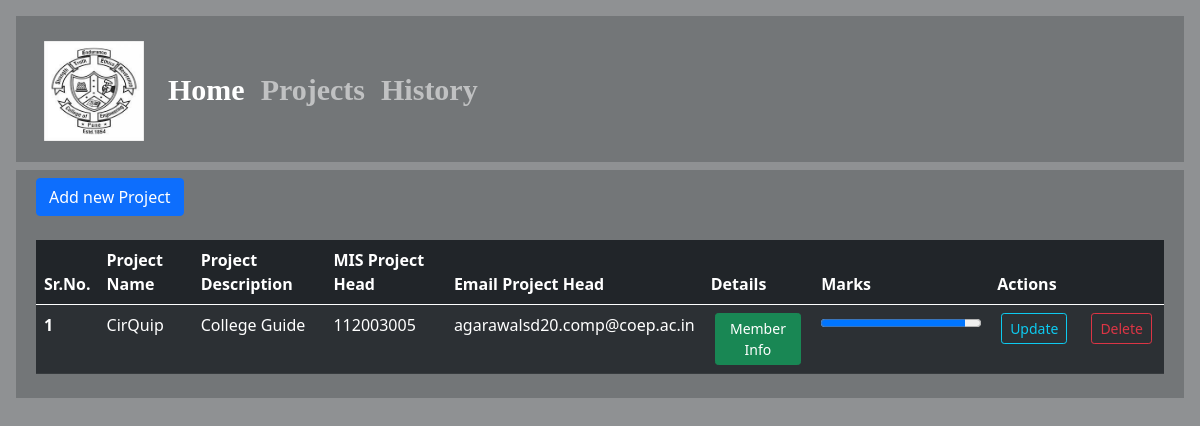
The app's page /projects with its own data.
### app.py (models this page shows, shortened)
class COEP_Projects(db.Model):
    projectName = db.Column(db.String(100), primary_key=True)
    projectDesc = db.Column(db.String(500))
    mis_projectHead = db.Column(db.Integer())
    email_projectHead = db.Column(db.String())
    started = db.Column(db.DateTime, default=datetime.datetime.utcnow)
    marks = db.Column(db.Integer())

### app.py (the view)
@app.route('/projects', methods=['GET'])
def read_projects():
    if request.method == 'GET':
        projects = COEP_Projects.query.all()
        db.session.commit()
        return render_template("project.html", get=projects)

### templates/project.html (shortened to what this page needs)
{% extends 'base.html' %}
{% block background %}
  <div class="bg-dark p-2 text-dark bg-opacity-25">
    <div class="container-fluid" style="overflow-x:auto;">
      <div>
        <a href="/projects/" type="button" class="btn btn-primary">Add new Project</a>
      </div>
      <br>
      {% if get|length == 0 %}
      <div class="alert alert-danger text-center" role="alert">
        No Projects Found!
      </div>
      {% else %}
        <table class="table table-dark table-striped">
          <thead>
            <tr>
              <th scope="col">Sr.No.</th>
              <th scope="col">Project Name</th>
              <th scope="col">Project Description</th>
              <th scope="col">MIS Project Head</th>
              <th scope="col">Email Project Head</th>
              <th scope="col">Details</th>
              <th scope="col">Marks</th>
              <th scope="col" colspan="2">Actions</th>
            </tr>
          </thead>
          <tbody>
            {% for projects in get %}
            <tr>
              <th scope="row">{{loop.index}}</th>
              <td>{{projects.projectName}}</td>
              <td>{{projects.projectDesc}}</td>
              <td>{{projects.mis_projectHead}}</td>
              <td>{{projects.email_projectHead}}</td>
              <td><a href="/members/{{projects.projectName}}" type="button" class="btn btn-success btn-sm mx-1">Member Info</a></td>
              <td><progress title = {{projects.marks}} value={{projects.marks}} max="100">{{projects.marks}}</progress></td>
              <td><a href="/projects/update/{{projects.projectName}}" type="button" class="btn btn-outline-info btn-sm mx-1">Update</a></td>
              <td><a href="/projects/delete/{{projects.projectName}}" type="button" class="btn btn-outline-danger btn-sm mx-1">Delete</a></td>
            </tr>
            {% endfor %}
          </tbody>
        </table>
        {% endif %}
    </div>
  </div>
{% endblock background %}

### records on screen
COEP_Projects: projectName "CirQuip", projectDesc "College Guide", mis_projectHead "112003005", email_projectHead "agarawalsd20.comp@coep.ac.in", marks 90 (drawn)
